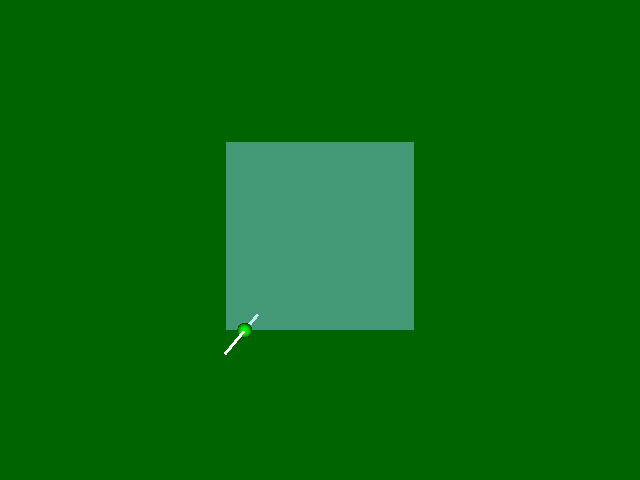

The Python source for this figure:
#!/usr/bin/env python

# Visualize a line-polygon intersection test.  A unit square lies in the
# x-y plane and a line segment crosses it along z.  The intersection point
# is marked with a sphere glyph colored green (hit) or red (miss).

# Factory overrides: importing these modules registers the OpenGL rendering
# and interaction style implementations for vtkRenderingCore factory classes.
import vtkmodules.vtkInteractionStyle  # noqa: F401
import vtkmodules.vtkRenderingOpenGL2  # noqa: F401
# VTK pipeline classes used in this example
from vtkmodules.vtkCommonCore import (
    mutable,
    vtkPoints,
)
from vtkmodules.vtkCommonDataModel import (
    vtkCellArray,
    vtkLine,
    vtkPolyData,
    vtkPolygon,
)
from vtkmodules.vtkFiltersSources import vtkSphereSource
from vtkmodules.vtkRenderingCore import (
    vtkActor,
    vtkPolyDataMapper,
    vtkRenderWindow,
    vtkRenderWindowInteractor,
    vtkRenderer,
)

# Colors (normalized RGB)
green_rgb = (0.0, 1.0, 0.0)
red_rgb = (1.0, 0.0, 0.0)
light_blue_rgb = (0.529, 0.808, 0.922)
white_rgb = (1.0, 1.0, 1.0)
dark_green_background_rgb = (0.0, 0.392, 0.0)

# ---- Data: a unit square polygon in the x-y plane ----
square_points = vtkPoints()
square_points.InsertNextPoint(0.0, 0.0, 0.0)
square_points.InsertNextPoint(1.0, 0.0, 0.0)
square_points.InsertNextPoint(1.0, 1.0, 0.0)
square_points.InsertNextPoint(0.0, 1.0, 0.0)

polygon = vtkPolygon()
polygon.GetPoints().DeepCopy(square_points)
polygon.GetPointIds().SetNumberOfIds(4)
polygon.GetPointIds().SetId(0, 0)
polygon.GetPointIds().SetId(1, 1)
polygon.GetPointIds().SetId(2, 2)
polygon.GetPointIds().SetId(3, 3)

square_cells = vtkCellArray()
square_cells.InsertNextCell(polygon)

square_poly_data = vtkPolyData()
square_poly_data.SetPoints(square_points)
square_poly_data.SetPolys(square_cells)

# ---- Intersection test ----
p1 = [0.1, 0.0, -1.0]
p2 = [0.1, 0.0, 1.0]
tolerance = 0.001

t = mutable(0)        # parametric coordinate (0 → p1, 1 → p2)
x = [0.0, 0.0, 0.0]  # intersection point
pcoords = [0.0, 0.0, 0.0]
sub_id = mutable(0)

hit = polygon.IntersectWithLine(p1, p2, tolerance, t, x, pcoords, sub_id)
print("intersected?  ", "Yes" if hit == 1 else "No")
print("intersection: ", x)

# ---- Line segment from p1 to p2 ----
line_points = vtkPoints()
line_points.InsertNextPoint(p1)
line_points.InsertNextPoint(p2)

line_cell = vtkLine()
line_cell.GetPointIds().SetId(0, 0)
line_cell.GetPointIds().SetId(1, 1)

line_cells = vtkCellArray()
line_cells.InsertNextCell(line_cell)

line_poly_data = vtkPolyData()
line_poly_data.SetPoints(line_points)
line_poly_data.SetLines(line_cells)

# ---- Sphere glyph at the intersection point ----
sphere_source = vtkSphereSource()
sphere_source.SetCenter(x)
sphere_source.SetRadius(0.04)
sphere_source.SetPhiResolution(16)
sphere_source.SetThetaResolution(16)

# Mapper / Actor: polygon (light blue, semi-transparent)
square_mapper = vtkPolyDataMapper()
square_mapper.SetInputData(square_poly_data)

square_actor = vtkActor()
square_actor.SetMapper(square_mapper)
square_actor.GetProperty().SetColor(light_blue_rgb)
square_actor.GetProperty().SetOpacity(0.5)

# Mapper / Actor: line segment (white)
line_mapper = vtkPolyDataMapper()
line_mapper.SetInputData(line_poly_data)

line_actor = vtkActor()
line_actor.SetMapper(line_mapper)
line_actor.GetProperty().SetColor(white_rgb)
line_actor.GetProperty().SetLineWidth(3)

# Mapper / Actor: intersection glyph (green if hit, red if miss)
sphere_mapper = vtkPolyDataMapper()
sphere_mapper.SetInputConnection(sphere_source.GetOutputPort())

sphere_actor = vtkActor()
sphere_actor.SetMapper(sphere_mapper)
sphere_actor.GetProperty().SetColor(green_rgb if hit == 1 else red_rgb)

# Renderer: assemble the scene
renderer = vtkRenderer()
renderer.AddActor(square_actor)
renderer.AddActor(line_actor)
renderer.AddActor(sphere_actor)
renderer.SetBackground(dark_green_background_rgb)

# Window: display the rendered scene
render_window = vtkRenderWindow()
render_window.AddRenderer(renderer)
render_window.SetWindowName("polygon intersection")
render_window.SetMultiSamples(0)
render_window.SetSize(640, 480)

# Interactor: handle mouse and keyboard events
render_window_interactor = vtkRenderWindowInteractor()
render_window_interactor.SetRenderWindow(render_window)

# Launch the interactive visualization
render_window_interactor.Initialize()
render_window_interactor.Start()
